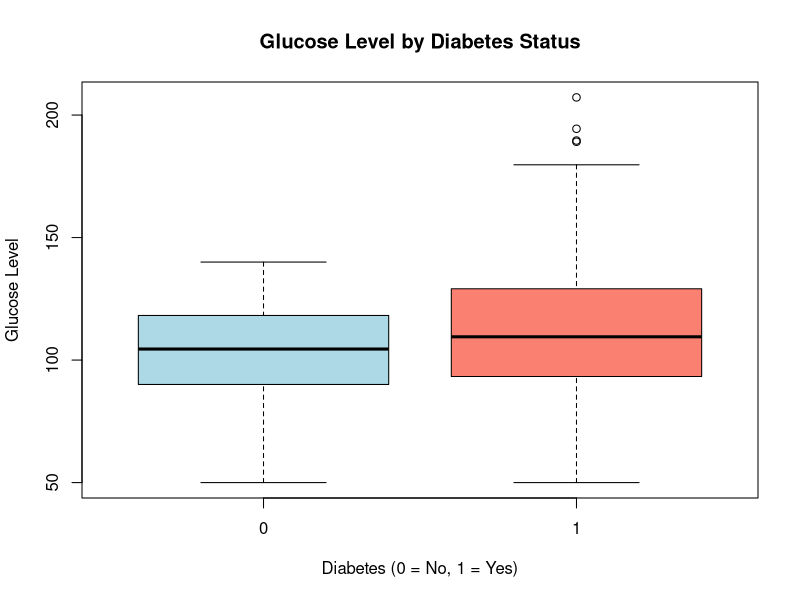
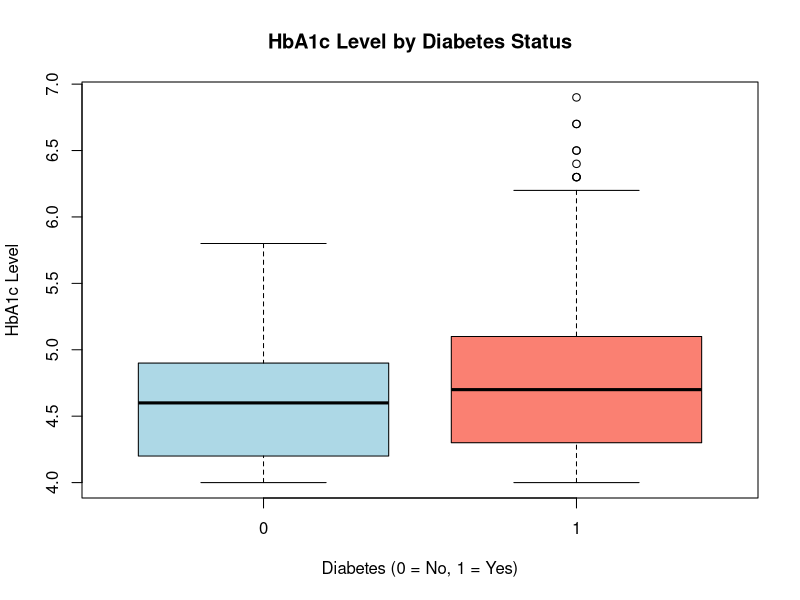
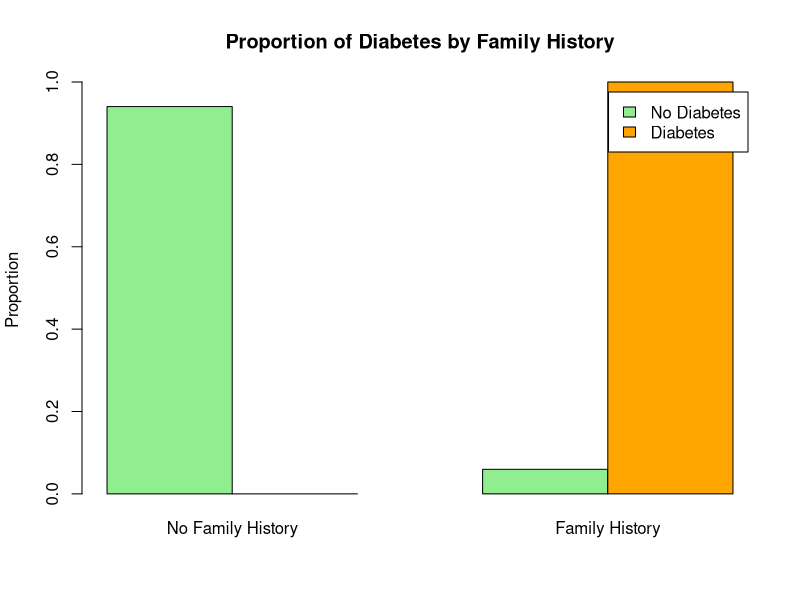
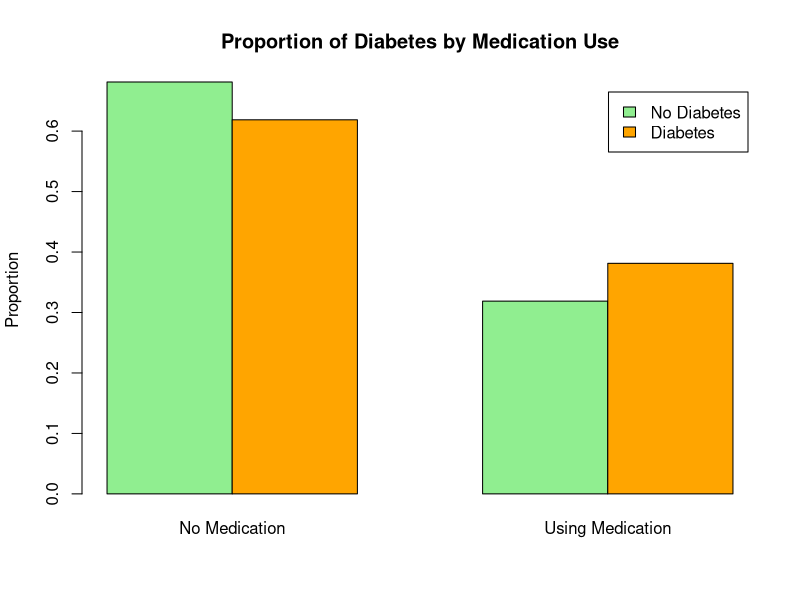

Here is the R script that generated these plots, in order:
## ---- chunk 1
diabetes <- read.csv('diabetes_dataset.csv')
## ---- chunk 2
str(diabetes)
summary(diabetes)
## ---- chunk 3
diabetes <- as.data.frame(diabetes)
boxplot(Glucose ~ Outcome,
        data = diabetes,
        main = "Glucose Level by Diabetes Status",
        xlab = "Diabetes (0 = No, 1 = Yes)",
        ylab = "Glucose Level",
        col = c("lightblue", "salmon"))
## ---- chunk 4
boxplot(HbA1c ~ Outcome,
        data = diabetes,
        main = "HbA1c Level by Diabetes Status",
        xlab = "Diabetes (0 = No, 1 = Yes)",
        ylab = "HbA1c Level",
        col = c("lightblue", "salmon"))

## ---- chunk 5
barplot(prop.table(table(diabetes$FamilyHistory, diabetes$Outcome), 1),
        beside = TRUE,
        col = c("lightgreen", "orange"),
        legend = c("No Diabetes", "Diabetes"),
        names.arg = c("No Family History", "Family History"),
        main = "Proportion of Diabetes by Family History",
        ylab = "Proportion")

## ---- chunk 6
barplot(prop.table(table(diabetes$MedicationUse, diabetes$Outcome), 1),
        beside = TRUE,
        col = c("lightgreen", "orange"),
        legend = c("No Diabetes", "Diabetes"),
        names.arg = c("No Medication", "Using Medication"),
        main = "Proportion of Diabetes by Medication Use",
        ylab = "Proportion")

